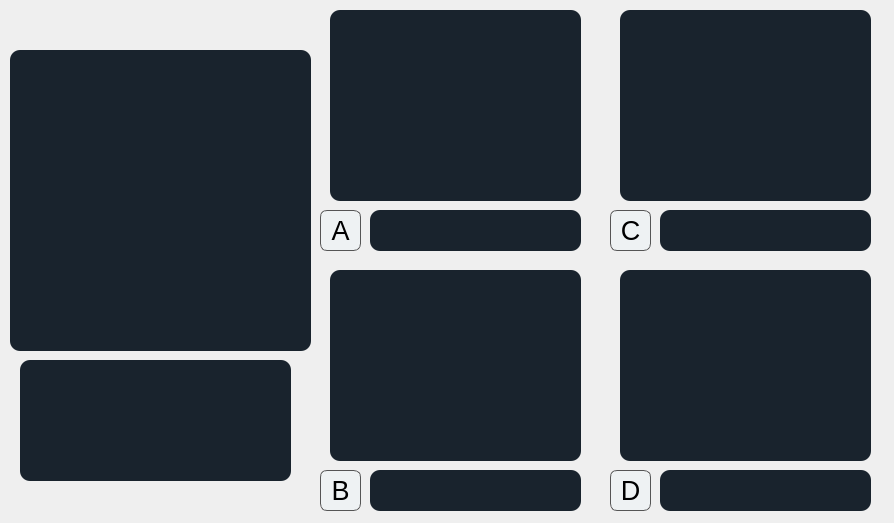
<?xml version="1.0" encoding="UTF-8"?>
<ui version="4.0">
 <class>Form</class>
 <widget class="QWidget" name="Form">
  <property name="geometry">
   <rect>
    <x>0</x>
    <y>0</y>
    <width>894</width>
    <height>523</height>
   </rect>
  </property>
  <property name="windowTitle">
   <string>Form</string>
  </property>
  <widget class="QLabel" name="bel_pregImage">
   <property name="geometry">
    <rect>
     <x>10</x>
     <y>50</y>
     <width>301</width>
     <height>301</height>
    </rect>
   </property>
   <property name="styleSheet">
    <string notr="true">  background-color: #19232D;
  border: 0px solid #32414B;
  padding: 0px;
  color: #F0F0F0;
  selection-background-color: #1464A0;
  selection-color: #F0F0F0;

	border-radius: 10;</string>
   </property>
   <property name="text">
    <string/>
   </property>
  </widget>
  <widget class="QTextEdit" name="txtEdit_preg">
   <property name="geometry">
    <rect>
     <x>20</x>
     <y>360</y>
     <width>271</width>
     <height>121</height>
    </rect>
   </property>
   <property name="styleSheet">
    <string notr="true">  background-color: #19232D;
  border: 0px solid #32414B;
  padding: 0px;
  color: #F0F0F0;
  selection-background-color: #1464A0;
  selection-color: #F0F0F0;

	border-radius: 10;</string>
   </property>
  </widget>
  <widget class="QTextEdit" name="txtEdit_respA">
   <property name="geometry">
    <rect>
     <x>370</x>
     <y>210</y>
     <width>211</width>
     <height>41</height>
    </rect>
   </property>
   <property name="styleSheet">
    <string notr="true">  background-color: #19232D;
  border: 0px solid #32414B;
  padding: 0px;
  color: #F0F0F0;
  selection-background-color: #1464A0;
  selection-color: #F0F0F0;

	border-radius: 10;</string>
   </property>
  </widget>
  <widget class="QPushButton" name="btn_respA">
   <property name="geometry">
    <rect>
     <x>320</x>
     <y>210</y>
     <width>41</width>
     <height>41</height>
    </rect>
   </property>
   <property name="font">
    <font>
     <pointsize>20</pointsize>
    </font>
   </property>
   <property name="styleSheet">
    <string notr="true">background-color:#EEF2F3;
border-radius: 7px;
border: 1px solid #555;</string>
   </property>
   <property name="text">
    <string>A</string>
   </property>
  </widget>
  <widget class="QLabel" name="bel_imageRespA">
   <property name="geometry">
    <rect>
     <x>330</x>
     <y>10</y>
     <width>251</width>
     <height>191</height>
    </rect>
   </property>
   <property name="styleSheet">
    <string notr="true">  background-color: #19232D;
  border: 0px solid #32414B;
  padding: 0px;
  color: #F0F0F0;
  selection-background-color: #1464A0;
  selection-color: #F0F0F0;

	border-radius: 10;</string>
   </property>
   <property name="text">
    <string/>
   </property>
  </widget>
  <widget class="QLabel" name="bel_imageRespC">
   <property name="geometry">
    <rect>
     <x>620</x>
     <y>10</y>
     <width>251</width>
     <height>191</height>
    </rect>
   </property>
   <property name="styleSheet">
    <string notr="true">  background-color: #19232D;
  border: 0px solid #32414B;
  padding: 0px;
  color: #F0F0F0;
  selection-background-color: #1464A0;
  selection-color: #F0F0F0;

	border-radius: 10;</string>
   </property>
   <property name="text">
    <string/>
   </property>
  </widget>
  <widget class="QPushButton" name="btn_respC">
   <property name="geometry">
    <rect>
     <x>610</x>
     <y>210</y>
     <width>41</width>
     <height>41</height>
    </rect>
   </property>
   <property name="font">
    <font>
     <pointsize>20</pointsize>
    </font>
   </property>
   <property name="styleSheet">
    <string notr="true">background-color:#EEF2F3;
border-radius: 7px;
border: 1px solid #555;</string>
   </property>
   <property name="text">
    <string>C</string>
   </property>
  </widget>
  <widget class="QTextEdit" name="txtEdit_respC">
   <property name="geometry">
    <rect>
     <x>660</x>
     <y>210</y>
     <width>211</width>
     <height>41</height>
    </rect>
   </property>
   <property name="styleSheet">
    <string notr="true">  background-color: #19232D;
  border: 0px solid #32414B;
  padding: 0px;
  color: #F0F0F0;
  selection-background-color: #1464A0;
  selection-color: #F0F0F0;

	border-radius: 10;</string>
   </property>
  </widget>
  <widget class="QLabel" name="bel_imageRespB">
   <property name="geometry">
    <rect>
     <x>330</x>
     <y>270</y>
     <width>251</width>
     <height>191</height>
    </rect>
   </property>
   <property name="styleSheet">
    <string notr="true">  background-color: #19232D;
  border: 0px solid #32414B;
  padding: 0px;
  color: #F0F0F0;
  selection-background-color: #1464A0;
  selection-color: #F0F0F0;

	border-radius: 10;</string>
   </property>
   <property name="text">
    <string/>
   </property>
  </widget>
  <widget class="QPushButton" name="btn_respB">
   <property name="geometry">
    <rect>
     <x>320</x>
     <y>470</y>
     <width>41</width>
     <height>41</height>
    </rect>
   </property>
   <property name="font">
    <font>
     <pointsize>20</pointsize>
    </font>
   </property>
   <property name="styleSheet">
    <string notr="true">background-color:#EEF2F3;
border-radius: 7px;
border: 1px solid #555;</string>
   </property>
   <property name="text">
    <string>B</string>
   </property>
  </widget>
  <widget class="QTextEdit" name="txtEdit_respB">
   <property name="geometry">
    <rect>
     <x>370</x>
     <y>470</y>
     <width>211</width>
     <height>41</height>
    </rect>
   </property>
   <property name="styleSheet">
    <string notr="true">  background-color: #19232D;
  border: 0px solid #32414B;
  padding: 0px;
  color: #F0F0F0;
  selection-background-color: #1464A0;
  selection-color: #F0F0F0;

	border-radius: 10;</string>
   </property>
  </widget>
  <widget class="QLabel" name="bel_imageRespD">
   <property name="geometry">
    <rect>
     <x>620</x>
     <y>270</y>
     <width>251</width>
     <height>191</height>
    </rect>
   </property>
   <property name="styleSheet">
    <string notr="true">  background-color: #19232D;
  border: 0px solid #32414B;
  padding: 0px;
  color: #F0F0F0;
  selection-background-color: #1464A0;
  selection-color: #F0F0F0;

	border-radius: 10;</string>
   </property>
   <property name="text">
    <string/>
   </property>
  </widget>
  <widget class="QPushButton" name="btn_respD">
   <property name="geometry">
    <rect>
     <x>610</x>
     <y>470</y>
     <width>41</width>
     <height>41</height>
    </rect>
   </property>
   <property name="font">
    <font>
     <pointsize>20</pointsize>
    </font>
   </property>
   <property name="styleSheet">
    <string notr="true">background-color:#EEF2F3;
border-radius: 7px;
border: 1px solid #555;</string>
   </property>
   <property name="text">
    <string>D</string>
   </property>
  </widget>
  <widget class="QTextEdit" name="txtEdit_respD">
   <property name="geometry">
    <rect>
     <x>660</x>
     <y>470</y>
     <width>211</width>
     <height>41</height>
    </rect>
   </property>
   <property name="styleSheet">
    <string notr="true">  background-color: #19232D;
  border: 0px solid #32414B;
  padding: 0px;
  color: #F0F0F0;
  selection-background-color: #1464A0;
  selection-color: #F0F0F0;

	border-radius: 10;</string>
   </property>
  </widget>
 </widget>
 <resources>
  <include location="../imagenes.qrc"/>
 </resources>
 <connections/>
</ui>
